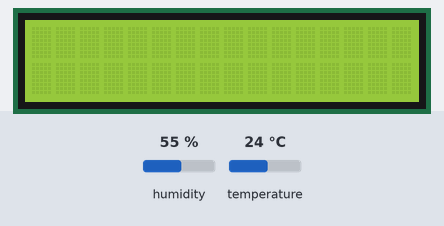
Recording of a sketch running on a simulated ESP8266 (NodeMCU). On the bench: 16×2 character LCD. Inputs (shaded band) come from the test bench; at power-on: humidity 55 %, temperature 24 °C. What the sketch prints to the serial monitor is not drawn.

Above: at 1.2 s.
1.3 s: humidity set to 22 %
At 10.7 s:
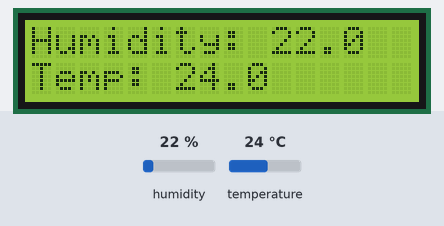
16.2 s: temperature set to 12 °C
At 20.8 s:
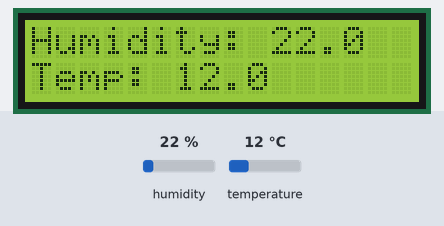
31.1 s: humidity set to 40 %
At 40.9 s:
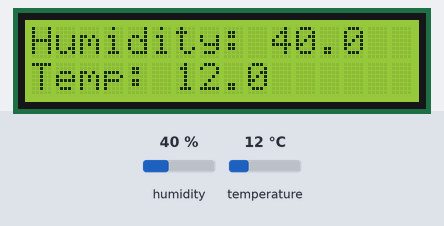
46.0 s: temperature set to 19 °C
At 50.9 s:
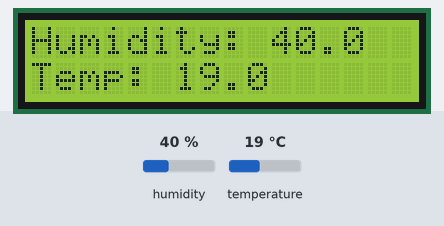
Timing chart, 0 to 52.4 s (numbered marks = the images above; inputs shaded):
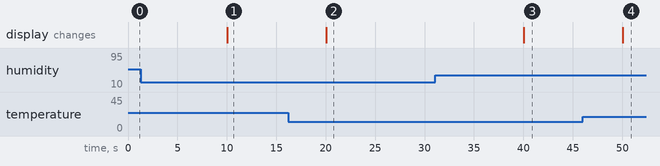

Measured:
- after the input at 1.3 s, the display: changes after 8.7 s (image 1)
- after the input at 16.2 s, the display: changes after 3.8 s (image 2)
- after the input at 31.1 s, the display: changes after 8.9 s (image 3)
- after the input at 46.0 s, the display: changes after 4.0 s (image 4)

The sketch:

main.ino
```cpp
#include <WiFiManager.h>
#include <ESP8266WiFi.h>
#include "src/WiFiHandler/WiFiHandler.h"
#include "src/Logger/Logger.h"
#include "src/Weather/Weather.h"


#define TIME_TO_WAIT 10000

long last_read = 0;
long last_time = 0;

char buffer[32];

WeatherStack* stack = newStack();

void setup()
{
    // buffer[30] = '\n';
    // buffer[31] = 0;

    Serial.begin(115200);

    setup_weather();

    display_setup();

    setup_ota();
}

void loop()
{
    handle_ota();

    last_time = millis();

    if(TIME_TO_WAIT < (last_time - last_read))
    {
        last_read = last_time;
        Weather weather = read_weather();

        bool success = push_weather(stack, weather);

        Weather weather2 = stack->elements[stack->index - 1];
        Weather* pweather = pop_weather(stack);

        if(pweather == NULL)
        {
        }
        else{
            int ret = snprintf(buffer, sizeof buffer, "Humidity: %.1f  Temp: %.1f\0", pweather->humidity, pweather->temperature);
            logger_print(buffer);
        }

    }

// OTA, MQTT
//
// WiFiManager

// Interrupção hardware -> push button
// time
// watchdog

}
```

Logger.cpp
```cpp
#include "Logger.h"
#include <string.h>

LiquidCrystal display(D7, D6, D5, D3, D2, D1);


// função para loggar mensagens no Monitor Serial e no Display.
// chama internamente logger_serial_print ou logger_display_print.

void display_setup()
{
    display.begin(16, 2);
}

// log informations to serial and display(16x2)
// this break lines at display if *str* causes an overflow (line size is 16).
void logger_print(const char* str){

    if(str != NULL)
    {
        size_t size = strlen(str);

        display.clear();

        if(size > 16)
        {
            char temp[17];
            char temp2[17];

            // Line 1
            int i = 0;
            for(i; i<16; i++)
            {
                *(temp+i) = *(str+i);
            }
            // NULL Byte
            *(temp+i) = '\0';

            Serial.println(temp);
            display.setCursor(0, 0);
            display.print(temp);

            // Line 2
            int j = 0;
            for(j; j+i<size; j++)
            {
                *(temp2+j) = *(str+j+i);
            }
            // NULL Byte
            *(temp2+j) = '\0';

            Serial.println(temp2);
            display.setCursor(0, 1);
            display.print(temp2);
        }
        else {
            Serial.println(size);
            display.setCursor(0, 0);
            display.println(str);
        }
    }

}

// função para loggar mensagens no Monitor Serial.
void logger_serial_print(const char* str){}

// função para loggar mensagens no Display.
void logger_display_print(const char* str){}
```

Logger.h
```cpp
#ifndef LOGGER_H
#define LOGGER_H

#include <LiquidCrystal.h>
#include <HardwareSerial.h>
//#include "../Pinout.h"
#include <pins_arduino.h>

#define LOGGER_LIMIT_SIZE 32

// função para loggar mensagens no Monitor Serial e no Display.
// chama internamente logger_serial_print ou logger_display_print.
void logger_print(const char* str);

void display_setup();

// função para loggar mensagens no Monitor Serial.
void logger_serial_print(const char* str);

// função para loggar mensagens no Display.
void logger_display_print(const char* str);

#endif LOGGER_H
```

Weather.cpp
```cpp
#include "Weather.h"

DHT dht(DHTPIN, DHTTYPE);

uint32 stack_limit_counter = 0;

void setup_weather()
{
    dht.begin();
}

Weather read_weather()
{
    Weather weather;
    weather.humidity = dht.readHumidity();
    weather.temperature = dht.readTemperature(false);
    return weather;
}

bool push_weather(WeatherStack *pstack, struct Weather weather)
{
    if (pstack->index < WEATHER_STACK_LIMIT)
    {
        pstack->elements[pstack->index] = weather;
        pstack->index++;
        return true;
    }
    else
    {
        return false;
    }
}

Weather* pop_weather(WeatherStack *pstack)
{
    if (pstack == NULL || pstack->index == 0)
    {
        return NULL;
    };

    Weather* pweather = (pstack->elements + pstack->index - 1);

    pstack->index--;

    return pweather;
}

WeatherStack* newStack()
{
    WeatherStack* stack = (WeatherStack *) malloc(sizeof(WeatherStack));
    stack->index = 0;
    stack->maxSize = WEATHER_STACK_LIMIT;
    stack->elements = (Weather *) malloc(sizeof(Weather) * WEATHER_STACK_LIMIT);

    return stack;
}
```

Weather.h
```cpp
#ifndef WEATHER_H
#define WEATHER_H

#include <DHT.h>

#define DHTPIN 9 // pino que estamos conectado
#define DHTTYPE DHT11 // DHT 11
#define WEATHER_STACK_LIMIT 60

typedef struct Weather Weather;
struct Weather
{
    float temperature;
    float humidity;
};

typedef struct WeatherStack WeatherStack;

struct WeatherStack
{
    int index;
    int maxSize;
    Weather* elements;
};

void setup_weather();

Weather read_weather();

WeatherStack* newStack();

Weather* pop_weather(WeatherStack* pstack);

bool push_weather(WeatherStack* stack, Weather weather);

#endif WEATHER_H
```

WiFiHandler.cpp
```cpp
#include "WiFiHandler.h"
#include <ESP8266WiFi.h>
#include <ArduinoOTA.h>


WiFiManager wifiManager;
ESP8266WiFiClass wifi;

void setup_wifi()
{
    // wifiManager.resetSettings();
    wifiManager.setConnectTimeout(60);

    logger_print("Starting WiFi...");
    if(wifi.status() == WL_DISCONNECTED)
    {
        logger_print("Failed to connect.");
        delay(1000);
        logger_print("Going to init AP mode.");
        delay(1000);
        logger_print("AP: ESP");
        wifiManager.autoConnect("ESP", "12345678");
    }

}

void handle_ota()
{
    ArduinoOTA.handle();
}

void setup_ota()
{
  Serial.println("Iniciando OTA....");
  ArduinoOTA.setHostname("pratica-4"); // Define o nome da porta

  // No authentication by default
   ArduinoOTA.setPassword((const char *)"teste-ota"); // senha para carga via WiFi (OTA)
  ArduinoOTA.onStart([]() {
    Serial.println("Start");
  });
  ArduinoOTA.onEnd([]() {
    Serial.println("\nEnd");
  });
  ArduinoOTA.onProgress([](unsigned int progress, unsigned int total) {
    Serial.printf("Progress: %u%%\r", (progress / (total / 100)));
  });
  ArduinoOTA.onError([](ota_error_t error) {
    Serial.printf("Error[%u]: ", error);
    if (error == OTA_AUTH_ERROR) Serial.println("Auth Failed");
    else if (error == OTA_BEGIN_ERROR) Serial.println("Begin Failed");
    else if (error == OTA_CONNECT_ERROR) Serial.println("Connect Failed");
    else if (error == OTA_RECEIVE_ERROR) Serial.println("Receive Failed");
    else if (error == OTA_END_ERROR) Serial.println("End Failed");
  });
  ArduinoOTA.begin();
}
```

WiFiHandler.h
```cpp
#ifndef WiFiHandler_h
#define WiFiHandler_h

#include <HardwareSerial.h>
#include "../Logger/Logger.h"
#include <WiFiManager.h>

void setup_wifi();

void setup_ota();

void handle_ota();

#endif
```
